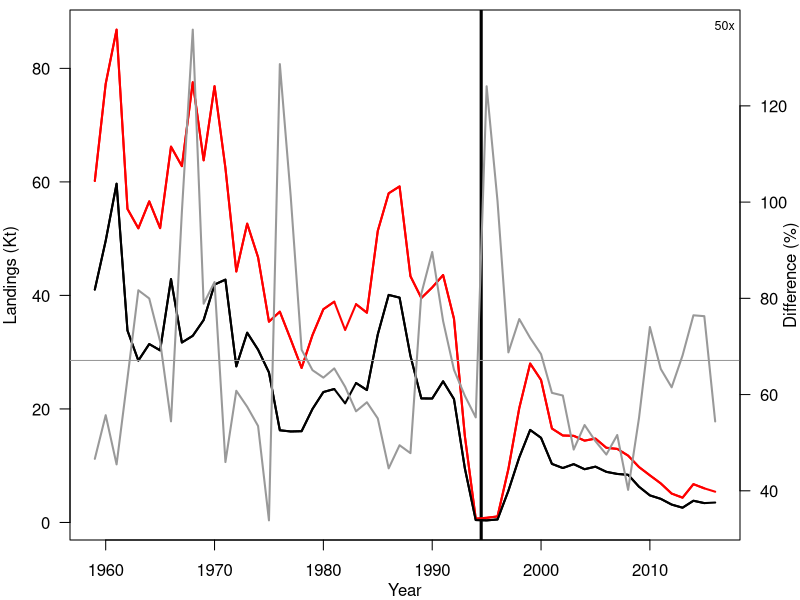

Write the R code that produced this figure.
#install.packages("reshape2")
require(reshape2) 
library(stringr)

assess.year = 1959:2016

setwd("C:\\Users\\mroberts\\OneDrive - Memorial University of Newfoundland\\Marine Institute\\Classes\\FISH_6005\\Project 1\\Project 1\\data_EDA")

cnames = c('Year','landings')
landings = read.table(file='landings.dat',header=FALSE,col.names=cnames)
#for some reason 2 values for 2016, so adding together here
landings[58,2]<-4751+666
landings<-landings[-c(59,60),]

cnames = c('Year',paste('Age',0:15,sep=""))
RV.IO.matrix = read.table(file='RV_IO.dat',header=FALSE,col.names=cnames)

RV.OFF.matrix = read.table(file='RV_OFF.dat',header=FALSE,col.names=cnames) 

cnames = c('Year',paste('Age',2:16,sep=""))
catch = read.table(file='catch.dat',header=FALSE,col.names=cnames) 

#lets try this with a plus group for age 14
catch[is.na(catch)] <- 0
catch[,14]<-catch[,14]+catch[,15]+catch[,16]
catch<-catch[,c(1:14)]


cnames = c('Year',paste('Age',0:15,sep=""))
mat.all = read.table(file='mat.txt',header=FALSE,col.names=cnames)

#doesnt go all the way back to 1959, for now will use median weights as historical extrapolation
wt.all = read.table(file='stock_wt.dat',header=TRUE)
new.wts<-data.frame(Year=seq(from=1959, to=1982, by=1))
new_wts<-cbind(new.wts, t(as.data.frame(apply(wt.all[,c(2:17)],2,median))))
wt.all<-rbind(new_wts, wt.all)

midy_wt.all = read.table(file='midy_wt.dat',header=TRUE) 
new.wts<-data.frame(Year=seq(from=1959, to=1982, by=1))
new_wts<-cbind(new.wts, t(as.data.frame(apply(midy_wt.all[,c(2:17)],2,median))))
midy_wt.all<-rbind(new_wts, midy_wt.all)

age<-2:14
A=length(age)

## subset for assessment
#14 is a plus group for RV surveys
RV.IO.matrix2<-RV.IO.matrix
RV.IO.matrix2[is.na(RV.IO.matrix2)] <- 0
RV.IO.matrix2[,16]<-RV.IO.matrix2[,16]+RV.IO.matrix2[,17]
RV.IO.matrix[,16]<-RV.IO.matrix2[,16]
RV.IO.matrix[10,16]<-NA
RV.IO.matrix<-RV.IO.matrix[,c(1,3:16)]


RV.OFF.matrix2<-RV.OFF.matrix
RV.OFF.matrix2[is.na(RV.OFF.matrix2)] <- 0
RV.OFF.matrix2[,16]<-RV.OFF.matrix2[,16]+RV.OFF.matrix2[,17]
RV.OFF.matrix[,16]<-RV.OFF.matrix2[,16]
RV.OFF.matrix[25,16]<-NA
RV.OFF.matrix<-RV.OFF.matrix[,c(1,4:16)]

#remove duplicates for now from RV.OFF
RV.OFF.matrix<-RV.OFF.matrix[-c(12),]

#remove extra years
RV.OFF.matrix<-RV.OFF.matrix[1:34,]


landings = subset(landings,Year %in% assess.year)

mat = subset(mat.all,mat.all[,1] %in% seq(from=1959, to=2016, by=1))
mat = mat[,c(4:16)]

wt = subset(wt.all,wt.all[,1] %in% seq(from=1959, to=2016, by=1))
wt = wt[,2:14]              
midy_wt = subset(midy_wt.all,midy_wt.all[,1] %in% seq(from=1959, to=2016, by=1))
midy_wt = midy_wt[,2:14]

colnames(wt)=colnames(mat) 
colnames(midy_wt)=colnames(mat)

year = catch[,1]
catch = catch[,2:14]/1000

# make vector data frames

vec_func = function(mdat){
  vdat = melt(mdat,id=c("Year"))
  vdat$Age = as.numeric(substr(vdat$variable,4,5))
  vdat$variable=NULL
  vdat$index=vdat$value
  vdat$value=NULL
  return(vdat)
}

IO.vec = vec_func(RV.IO.matrix)
IO.vec$survey = 'IO'     

#change the fractional yr column into yr and month columns
frac_yr<-strsplit(as.character(IO.vec$Year), "[.]")
IO.vec$Year<-as.numeric(sapply(frac_yr, "[[", 1))
IO.vec$month<-as.numeric(sapply(frac_yr, "[[", 2))

OFF.vec = vec_func(RV.OFF.matrix)
OFF.vec$survey = 'OFF'    

#change the fractional yr column into yr and month columns
frac_yr<-strsplit(as.character(OFF.vec$Year), "[.]")
OFF.vec$Year<-as.numeric(sapply(frac_yr, "[[", 1))
OFF.vec$month<-as.numeric(sapply(frac_yr, "[[", 2))
 
#indices = rbind(IO.vec, OFF.vec)
#for now just use the offshore survey data
indices<-OFF.vec

temp = cbind(year,catch)
colnames(temp) = c('Year',colnames(catch))
catch.vec = vec_func(temp) 

temp = cbind(year,wt)
colnames(temp) = c('Year',colnames(wt))
wt.vec = vec_func(temp)   

temp = cbind(year,midy_wt)
colnames(temp) = c('Year',colnames(midy_wt))
midy_wt.vec = vec_func(temp)    

temp = cbind(c(year),mat)
colnames(temp) = c('Year',colnames(mat))
mat.vec = vec_func(temp)

#something seems off about the landings data
#landings<-landings[-c(59,60),]

save(assess.year,catch,mat,wt,midy_wt,indices,catch.vec,mat.vec,wt.vec,
     midy_wt.vec,RV.OFF.matrix,RV.IO.matrix,file='3Ps.RData')

indices$fs=NA


indices$fs<-indices$month/12

off.years<-rep(seq(from=1983, to=2016, by=1), times=13)
iyear = as.numeric(factor(RV.OFF.matrix$Year))-1          
iage = as.numeric(factor(mat.vec$Age))-1

indices$iyear = iyear[match(indices$Year,off.years)] 
indices$iage = iage[match(indices$Age,mat.vec$Age)]
indices$i_zero=0
ind = indices$index<0.005
indices$i_zero[ind]=1   
indices$index[ind]=0.005
indices = subset(indices,!is.na(index))

indices$isurvey = as.numeric(as.factor(indices$survey))-1
indices$qname = paste(indices$survey,":",str_pad(indices$Age , 2, pad = "0"),sep='')
#ind = indices$Age>=6   
#indices$qname[ind] = paste(indices$survey[ind],":6+",sep='')

#ind = (indices$Age<=5)&(indices$survey=="Fall")&(indices$Year<1995)
#indices$qname[ind] = paste(indices$survey[ind],"E:",indices$Age[ind],sep='')     
#ind = (indices$Age<=5)&(indices$survey=="Spring")&(indices$Year<1996)
#indices$qname[ind] = paste(indices$survey[ind],"E:",indices$Age[ind],sep='')

indices$iq = as.numeric(as.factor(indices$qname))-1 

A = ncol(mat) 
Y = nrow(mat)

M_matrix = matrix(0.2,nrow=Y,ncol=A,byrow=T)


plandings=apply(catch*midy_wt,1,sum, na.rm=TRUE)
olandings = landings$landings/1000
y1 = plandings
y2 = olandings
#ind=year>=1995
#y1[ind]=50*y1[ind] 
#y2[ind]=50*y2[ind]

ylim=range(y1,y2)


gname = "SoP.jpeg"
jpeg(file=gname,width=4,height=4,units='in',res=300)    

par(mar=c(3,3.5,0.5,3),las=1)
plot(year,y1,type='l',lwd=2,xlab='',ylab='',ylim=ylim,xlim=range(year)) 
lines(year,y2,type='l',lty=1,lwd=2,col='red')
abline(v=1994.5,lty=1,lwd=3)
lines(year[!ind],y2[!ind],type='l',lty=1,lwd=2,col='red')
lines(year[!ind],y1[!ind],type='l',lty=1,lwd=2)
legend("topright",bty='n',legend=c('50x'),cex=0.75) 
legend(1960,260,bty='n',legend=c('Rep','SUM Xprod'),col=c('red','black'),lty=1,lwd=2,cex=0.75)

mtext(side=2,outer=F,line=2.5,'Landings (Kt)',las=0)
mtext(side=1,outer=F,line=2,'Year') 

par(new=T)
pdiff = 100*(olandings/plandings-1)
plot(year,pdiff,axes=F,xlab="",ylab="",type='l',lty=1,lwd=2,col=grey(0.6))
abline(h=mean(pdiff),col=grey(0.6))
axis(side=4,las=1,hadj=0)
mtext("Difference (%)",side=4,line=2,las=0) 

#plot(plandings,olandings,xlab='',ylab='')
#abline(a=0,b=1)   
#mtext(side=2,outer=F,line=2.5,'Landings (Kt)',las=0) 
#mtext(side=1,outer=F,line=2,'Sum C@A*W@A')

dev.off()

#changed the dimensions here, because was converting to vector
C_zero = matrix(0,nrow=Y,ncol=A,byrow=T)
C_zero[catch<0.0005]=1
#C_zero[is.na(C_zero)] <- 0
catchp = catch
catchp[catch<0.0005]=0.0005



tmb.data = list(
  M = M_matrix[1:(Y-1),],
  weight = as.matrix(wt),  
  mat = as.matrix(mat), 
  midy_weight = as.matrix(midy_wt[1:(Y-1),]),
  C = as.matrix(catchp),                  
  log_C = log(as.matrix(catchp)),     
  landings = plandings,
  log_landings = log(plandings),
  index = indices$index,
  i_zero = indices$i_zero, 
  C_zero = C_zero,   
  iyear = indices$iyear,           
  iage = indices$iage,    
  isurvey = indices$isurvey,  
  iq = indices$iq,   
  fs = indices$fs,
  A = A,
  Y = Y
)

names(tmb.data$iq) = indices$qname            
names(tmb.data$isurvey) = indices$survey 

tmb.data$log_index = log(tmb.data$index) 

tmb.data$index_censor = 0;  
tmb.data$catch_censor = 0;  

setwd("C:\\Users\\mroberts\\OneDrive - Memorial University of Newfoundland\\Marine Institute\\Classes\\FISH_6005\\Project 1\\Project 1")

save(tmb.data,indices,file='tmb.RData')
